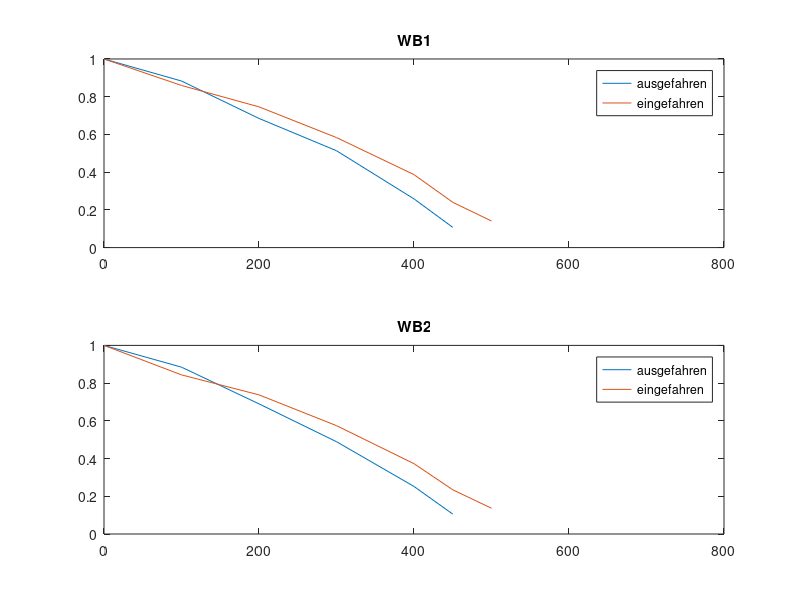

Write the MATLAB code that produced this figure.
eingefahrenWB1 = [
    [7.4 7.3]
    [8.5 8.6]
    [9.8 9.9]
    [12.5 12.7]
    [19.2 18.8]
    [31.1 30.1]
    [52.3 52]
];

ausgefahrenWB1 = [
    [9.3 9.6]
    [10.8 10.6]
    [13.7 13.9]
    [18.5 18.3]
    [36.8 36.4]
    [87.4 88.6]
];

eingefahrenWB2 = [
    [6.9 6.6]
    [8.2 7.8]
    [9.1 9.2]
    [11.9 11.6]
    [17.8 18.4]
    [28.5 29.1]
    [49.6 49.2]
];

ausgefahrenWB2 = [
    [10.4 10.3]
    [11.9 11.5]
    [14.8 15.2]
    [21.5 20.8]
    [40.8 41.3]
    [96.7 99.3]
];

% calculate mean of both measurements

avgAusWB2 = mean(ausgefahrenWB2,2);
avgEinWB2 = mean(eingefahrenWB2,2);
avgAusWB1 = mean(ausgefahrenWB1,2);
avgEinWB1 = mean(eingefahrenWB1,2);

% calculate relative N_0/N_i

relAusWB1 = avgAusWB1(1,:)./avgAusWB1;
relEinWB1 = avgEinWB1(1,:)./avgEinWB1;
relAusWB2 = avgAusWB2(1,:)./avgAusWB2;
relEinWB2 = avgEinWB2(1,:)./avgEinWB2;

xAus = [0 100 200 300 400 450];
xEin = [xAus 500]

figure
subplot(2,1,1);
plot(xAus, relAusWB1);
hold on
plot(xEin, relEinWB1);
title('WB1')
legend({'ausgefahren' 'eingefahren'})
ylim([0 1]);
xlim([0 800]);


subplot(2,1,2);
plot(xAus, relAusWB2);
hold on
plot(xEin, relEinWB2);
title('WB2')
legend({'ausgefahren' 'eingefahren'})
ylim([0 1]);
xlim([0 800]);

